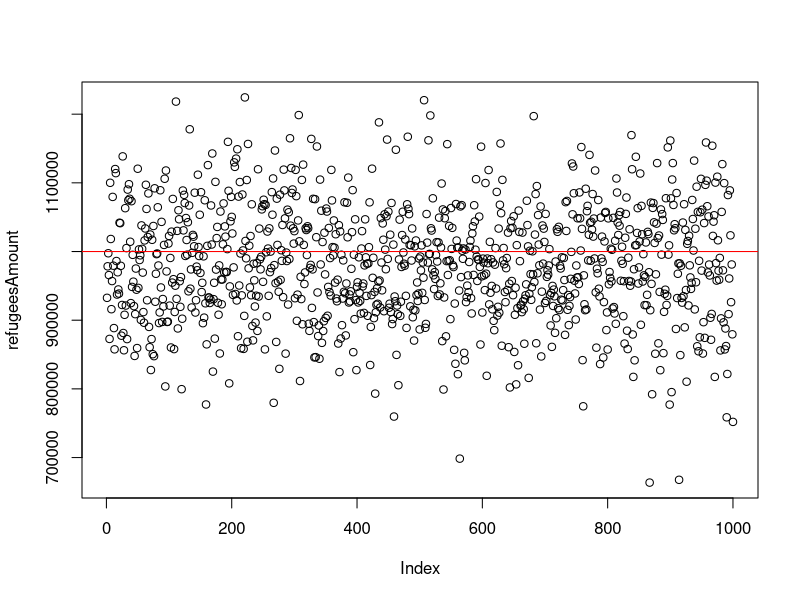

Write the R code that produced this figure.
# As of 31 December 2015, how many refugees and migrants will UNHCR report as having arrived in Europe by sea?
# Europe is facing a refugee crisis [...]. Question will be resolved using the data available on UNHCR's Emergency Response Page for the Mediterranean as of 31 December 2015 (http://data.unhcr.org/mediterranean/regional.html ).
# https://www.gjopen.com/questions/45-as-of-31-december-2015-how-many-refugees-and-migrants-will-unhcr-report-as-having-arrived-in-europe-by-sea
# (CC BY 3.0) Roland Kofler, eccept the data which is UNHCR's copyright
#
# found the freaking data:
# http://data.unhcr.org/data_sources/mediterranean/data.xls?_=1446294376729

# initializations
October=10 
September=9                 #you got the idea
reportedAmount=723221
million=10^6
N=1000;
arrivals= c( 5546,  7343,	10184,	29441,	40117,	53987,	75483,	130837,	172843,	197440)
if (reportedAmount != sum(arrivals)) break;

# model parameters
weight1= rnorm(N, mean=0.8, sd=0.3)
weight2= rnorm(N, mean=0.5, sd=0.3)


# calculations
arrivalsNovember = arrivals[October] * weight1
arrivalsDecember = arrivals[October] * weight2 
futureArrivals= arrivalsNovember + arrivalsDecember
refugeesAmount = reportedAmount + futureArrivals
plot(refugeesAmount)
abline(h=million, col="red");
overAmillion = refugeesAmount > 10^6
ProbabilityOverMillion= sum(overAmillion)/N
print (ProbabilityOverMillion * 100)


